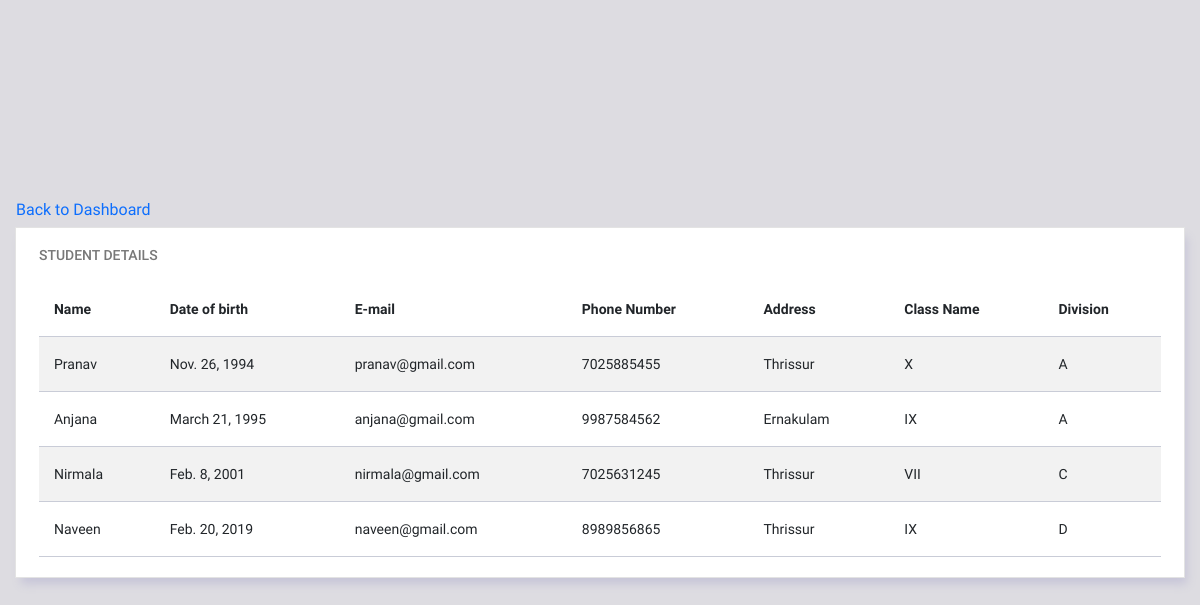
/school_app/admin/student_detail/ (signed in), run on an earlier commit of the app's database.
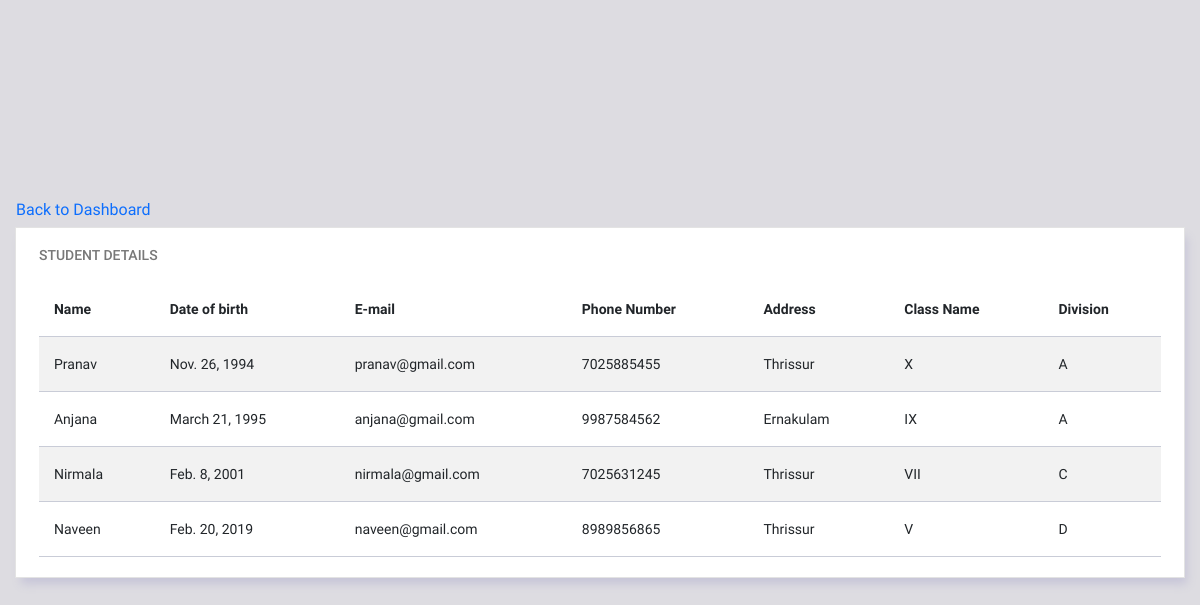
And on a later commit of the database.
### school_app/models.py (models this page shows, shortened)
class Student(models.Model):
    CLASS_CHOICES = [
        ('I', 'Class I'),
        ('II', 'Class II'),
        ('III', 'Class III'),
        ('IV', 'Class IV'),
        ('V', 'Class V'),
        ('VI', 'Class VI'),
        ('VII', 'Class VII'),
        ('VIII', 'Class VIII'),
        ('IX', 'Class IX'),
        ('X', 'Class X'),
    ]
    DIVISION_CHOICES = [
        ('A','A'),
        ('B','B'),
        ('C','C'),
        ('D','D'),
    ]
    full_name = models.CharField(max_length=100)
    date_of_birth = models.DateField()
    email = models.EmailField(unique=True)
    phone_number = models.CharField(max_length=15)
    address = models.TextField()
    class_name = models.CharField(max_length=5, choices=CLASS_CHOICES)
    division = models.CharField(max_length=5, choices=DIVISION_CHOICES)
    created_at = models.DateTimeField(auto_now_add=True)
    updated_at = models.DateTimeField(auto_now=True)

### school_app/views.py (the view)
# urls.py: path('admin/student_detail/', StudentListAPIView.as_view(), name='admin_student_detail'),
class StudentListAPIView(generics.ListAPIView):
    queryset = Student.objects.all()
    serializer_class = StudentSerializer
    def get(self, request, *args, **kwargs):
        students = self.get_queryset()
        if request.user.role == 'admin':
            dashboard_url = reverse('admin_dashboard')
            template_name = 'admin/admin_studentView.html'
        elif request.user.role == 'staff':
            dashboard_url = reverse('staff_dashboard')
            template_name = 'staff/staff_studentView.html'
        else:
            dashboard_url = reverse('librarian_dashboard')  # Fallback in case of unknown roles
            template_name = 'staff/staff_studentView.html'
        return render(request, template_name, {'students': students,'dashboard_url':dashboard_url})

### templates/staff/staff_studentView.html (shortened to what this page needs)
{% load static %}
<!DOCTYPE html>
<html lang="en">
<head>
  <link rel="stylesheet" href="{% static 'dashboard\vendors\ti-icons\css\themify-icons.css' %}">
  <link rel="stylesheet" href="{% static 'dashboard\vendors\base\vendor.bundle.base.css' %}">
  <link rel="stylesheet" href="{% static 'dashboard\css\style.css' %}">
</head>
<body>
  <div class="container-scroller">
    <div class="container-fluid page-body-wrapper full-page-wrapper">
      <div class="content-wrapper d-flex align-items-center auth px-0">
        <div class="row w-100 mx-0">
          <a class="nav-link" href="{{ dashboard_url }}">Back to Dashboard</a>
          <div class="col-lg-12 grid-margin stretch-card">
            <div class="card">
              <div class="card-body">
                <h4 class="card-title">STUDENT DETAILS</h4>
                <div class="table-responsive">
                  <table class="table table-striped">
                    <thead>
                      <tr>
                        <th>
                          Name
                        </th>
                        <th>
                          Date of birth
                        </th>
                        <th>
                          E-mail
                        </th>
                        <th>
                          Phone Number
                        </th>
                        <th>
                          Address
                        </th>
                        <th>
                          Class Name
                        </th>
                        <th>
                          Division
                        </th>
                      </tr>
                    </thead>
                    <tbody>
                      {% for student in students %}
                      <tr>
                        <td>
                          {{ student.full_name }}
                        </td>
                        <td>
                          {{ student.date_of_birth }}
                        </td>
                        <td>
                          {{ student.email }}
                        </td>
                        <td>
                          {{ student.phone_number }}
                        </td>
                        <td>
                          {{ student.address }}
                        </td>
                        <td>
                          {{ student.class_name }}
                        </td>
                        <td>
                          {{ student.division }}
                        </td>
                      </tr>
                      {% endfor %}
                    </tbody>
                  </table>
                </div>
              </div>
            </div>
          </div>
        </div>
      </div>
    </div>
  </div>
</body>
</html>

What changed in the data, as far as the page shows it:
changed Student "Naveen": class_name "IX" → "V"
